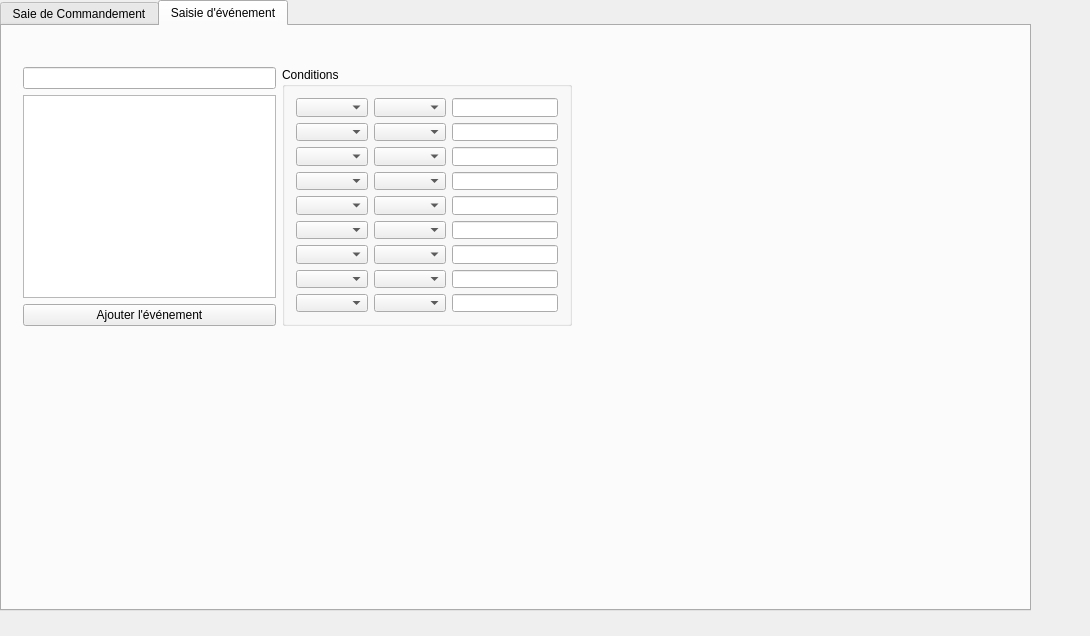
<?xml version="1.0" encoding="UTF-8"?>
<ui version="4.0">
 <class>MainWindow</class>
 <widget class="QMainWindow" name="MainWindow">
  <property name="geometry">
   <rect>
    <x>0</x>
    <y>0</y>
    <width>1090</width>
    <height>636</height>
   </rect>
  </property>
  <property name="windowTitle">
   <string>Saisie</string>
  </property>
  <widget class="QWidget" name="centralWidget">
   <widget class="QTabWidget" name="tabWidget">
    <property name="geometry">
     <rect>
      <x>0</x>
      <y>0</y>
      <width>1031</width>
      <height>611</height>
     </rect>
    </property>
    <property name="currentIndex">
     <number>1</number>
    </property>
    <widget class="QWidget" name="commandementTab">
     <attribute name="title">
      <string>Saie de Commandement</string>
     </attribute>
     <widget class="QWidget" name="layoutWidget">
      <property name="geometry">
       <rect>
        <x>20</x>
        <y>30</y>
        <width>741</width>
        <height>391</height>
       </rect>
      </property>
      <layout class="QHBoxLayout" name="horizontalLayout">
       <item>
        <layout class="QVBoxLayout" name="verticalLayout">
         <item>
          <widget class="QLineEdit" name="titreCmdt"/>
         </item>
         <item>
          <widget class="QGroupBox" name="groupBox">
           <property name="title">
            <string>Domaine de loi divine</string>
           </property>
           <layout class="QHBoxLayout" name="horizontalLayout_2">
            <item>
             <widget class="QComboBox" name="comBoxDomaineLoi"/>
            </item>
           </layout>
          </widget>
         </item>
         <item>
          <widget class="QTextEdit" name="texteCmdt"/>
         </item>
         <item>
          <widget class="QPushButton" name="ajouterCmdt">
           <property name="text">
            <string>Ajouter le commandement</string>
           </property>
          </widget>
         </item>
        </layout>
       </item>
       <item>
        <widget class="QGroupBox" name="groupBox_2">
         <property name="title">
          <string>Caracs de coutume</string>
         </property>
         <layout class="QVBoxLayout" name="verticalLayout_2">
          <item>
           <layout class="QHBoxLayout" name="CaracCoutume_1">
            <item>
             <widget class="QComboBox" name="cb_CaracCoutume_1"/>
            </item>
            <item>
             <widget class="QLineEdit" name="val_CaracCoutume_1"/>
            </item>
           </layout>
          </item>
          <item>
           <layout class="QHBoxLayout" name="CaracCoutume_2">
            <item>
             <widget class="QComboBox" name="cb_CaracCoutume_2"/>
            </item>
            <item>
             <widget class="QLineEdit" name="val_CaracCoutume_2"/>
            </item>
           </layout>
          </item>
          <item>
           <layout class="QHBoxLayout" name="CaracCoutume_3">
            <item>
             <widget class="QComboBox" name="cb_CaracCoutume_3"/>
            </item>
            <item>
             <widget class="QLineEdit" name="val_CaracCoutume_3"/>
            </item>
           </layout>
          </item>
          <item>
           <layout class="QHBoxLayout" name="CaracCoutume_4">
            <item>
             <widget class="QComboBox" name="cb_CaracCoutume_4"/>
            </item>
            <item>
             <widget class="QLineEdit" name="val_CaracCoutume_4"/>
            </item>
           </layout>
          </item>
          <item>
           <layout class="QHBoxLayout" name="CaracCoutume_5">
            <item>
             <widget class="QComboBox" name="cb_CaracCoutume_5"/>
            </item>
            <item>
             <widget class="QLineEdit" name="val_CaracCoutume_5"/>
            </item>
           </layout>
          </item>
          <item>
           <layout class="QHBoxLayout" name="CaracCoutume_6">
            <item>
             <widget class="QComboBox" name="cb_CaracCoutume_6"/>
            </item>
            <item>
             <widget class="QLineEdit" name="val_CaracCoutume_6"/>
            </item>
           </layout>
          </item>
          <item>
           <layout class="QHBoxLayout" name="CaracCoutume_7">
            <item>
             <widget class="QComboBox" name="cb_CaracCoutume_7"/>
            </item>
            <item>
             <widget class="QLineEdit" name="val_CaracCoutume_7"/>
            </item>
           </layout>
          </item>
          <item>
           <layout class="QHBoxLayout" name="CaracCoutume_8">
            <item>
             <widget class="QComboBox" name="cb_CaracCoutume_8"/>
            </item>
            <item>
             <widget class="QLineEdit" name="val_CaracCoutume_8"/>
            </item>
           </layout>
          </item>
         </layout>
        </widget>
       </item>
      </layout>
     </widget>
    </widget>
    <widget class="QWidget" name="widget">
     <attribute name="title">
      <string>Saisie d'événement</string>
     </attribute>
     <widget class="QWidget" name="layoutWidget">
      <property name="geometry">
       <rect>
        <x>10</x>
        <y>30</y>
        <width>571</width>
        <height>281</height>
       </rect>
      </property>
      <layout class="QHBoxLayout" name="horizontalLayout_3">
       <item>
        <layout class="QVBoxLayout" name="verticalLayout_3">
         <item>
          <widget class="QLineEdit" name="titreEvt"/>
         </item>
         <item>
          <widget class="QPlainTextEdit" name="texteEvt"/>
         </item>
         <item>
          <widget class="QPushButton" name="ajouterEvt">
           <property name="text">
            <string>Ajouter l'événement</string>
           </property>
          </widget>
         </item>
        </layout>
       </item>
       <item>
        <widget class="QGroupBox" name="GroupeCondition">
         <property name="title">
          <string>Conditions</string>
         </property>
         <layout class="QVBoxLayout" name="verticalLayout_4">
          <item>
           <layout class="QHBoxLayout" name="condition1">
            <item>
             <widget class="QComboBox" name="caracCoutumeCondition1"/>
            </item>
            <item>
             <widget class="QComboBox" name="signeCondition1"/>
            </item>
            <item>
             <widget class="QLineEdit" name="valeurCondition1"/>
            </item>
           </layout>
          </item>
          <item>
           <layout class="QHBoxLayout" name="condition2">
            <item>
             <widget class="QComboBox" name="caracCoutumeCondition2"/>
            </item>
            <item>
             <widget class="QComboBox" name="signeCondition2"/>
            </item>
            <item>
             <widget class="QLineEdit" name="valeurCondition2"/>
            </item>
           </layout>
          </item>
          <item>
           <layout class="QHBoxLayout" name="condition3">
            <item>
             <widget class="QComboBox" name="caracCoutumeCondition3"/>
            </item>
            <item>
             <widget class="QComboBox" name="signeCondition3"/>
            </item>
            <item>
             <widget class="QLineEdit" name="valeurCondition3"/>
            </item>
           </layout>
          </item>
          <item>
           <layout class="QHBoxLayout" name="condition4">
            <item>
             <widget class="QComboBox" name="caracCoutumeCondition4"/>
            </item>
            <item>
             <widget class="QComboBox" name="signeCondition4"/>
            </item>
            <item>
             <widget class="QLineEdit" name="valeurCondition4"/>
            </item>
           </layout>
          </item>
          <item>
           <layout class="QHBoxLayout" name="condition5">
            <item>
             <widget class="QComboBox" name="caracCoutumeCondition5"/>
            </item>
            <item>
             <widget class="QComboBox" name="signeCondition5"/>
            </item>
            <item>
             <widget class="QLineEdit" name="valeurCondition5"/>
            </item>
           </layout>
          </item>
          <item>
           <layout class="QHBoxLayout" name="condition6">
            <item>
             <widget class="QComboBox" name="caracCoutumeCondition6"/>
            </item>
            <item>
             <widget class="QComboBox" name="signeCondition6"/>
            </item>
            <item>
             <widget class="QLineEdit" name="valeurCondition6"/>
            </item>
           </layout>
          </item>
          <item>
           <layout class="QHBoxLayout" name="condition7">
            <item>
             <widget class="QComboBox" name="caracCoutumeCondition7"/>
            </item>
            <item>
             <widget class="QComboBox" name="signeCondition7"/>
            </item>
            <item>
             <widget class="QLineEdit" name="valeurCondition7"/>
            </item>
           </layout>
          </item>
          <item>
           <layout class="QHBoxLayout" name="condition8">
            <item>
             <widget class="QComboBox" name="caracCoutumeCondition8"/>
            </item>
            <item>
             <widget class="QComboBox" name="signeCondition8"/>
            </item>
            <item>
             <widget class="QLineEdit" name="valeurCondition8"/>
            </item>
           </layout>
          </item>
          <item>
           <layout class="QHBoxLayout" name="condition9">
            <item>
             <widget class="QComboBox" name="caracCoutumeCondition9"/>
            </item>
            <item>
             <widget class="QComboBox" name="signeCondition9"/>
            </item>
            <item>
             <widget class="QLineEdit" name="valeurCondition9"/>
            </item>
           </layout>
          </item>
         </layout>
        </widget>
       </item>
      </layout>
     </widget>
    </widget>
   </widget>
  </widget>
 </widget>
 <layoutdefault spacing="6" margin="11"/>
 <resources/>
 <connections/>
</ui>
